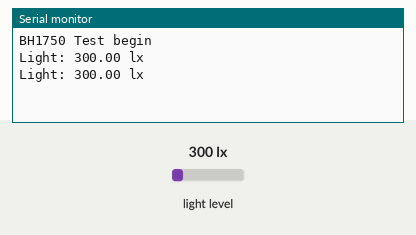
This sketch was run on a simulated ESP32-C3. Parts: the last lines printed to the serial monitor. Inputs (shaded band) come from the test bench; at power-on: light level 300 lx.

Above: at 1.8 s.
1.9 s: light level set to 40 lx
At 2.8 s:
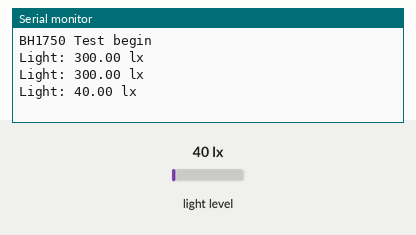
3.4 s: light level set to 500 lx
At 4.8 s:
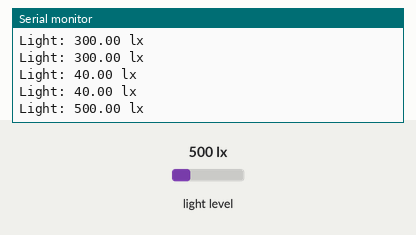
Timing chart, 0 to 6.4 s (numbered marks = the images above; inputs shaded):
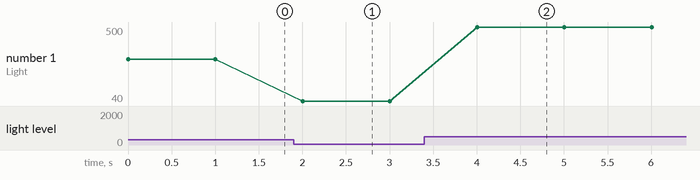

Measured:
- after the input at 1.9 s, the serial monitor: prints a new line after 0.10 s (image 1)
- after the input at 3.4 s, the serial monitor: prints a new line after 0.60 s (image 2)
- plotted number 1: 300 → 40 after the input at 1.9 s, 40 → 500 after the input at 3.4 s

The sketch:

BH1750_test.ino
```cpp
/*
* This example code for lux BH1750 module
* is used with ESP32 LPkit board.
* ESP32-LPkit reads Lux values from BH1750 sensor
* and shows on serial monitor
*       ESP32-LPkit   ESP32-C3-DEVkit
* SDA - GPIO21        GPIO8
* SCL - GPIO22        GPIO10
*
* Made by (c) laskakit.cz 2023
*
* Libraries
* https://github.com/claws/BH1750 Example is used
*/

#include <BH1750.h>
#include <Wire.h>

BH1750 lightMeter;

void setup() {
  Serial.begin(115200);

  Wire.begin(8,10);

  lightMeter.begin();

  Serial.println(F("BH1750 Test begin"));
}

void loop() {
  float lux = lightMeter.readLightLevel();
  Serial.print("Light: ");
  Serial.print(lux);
  Serial.println(" lx");
  delay(1000);
}
```
